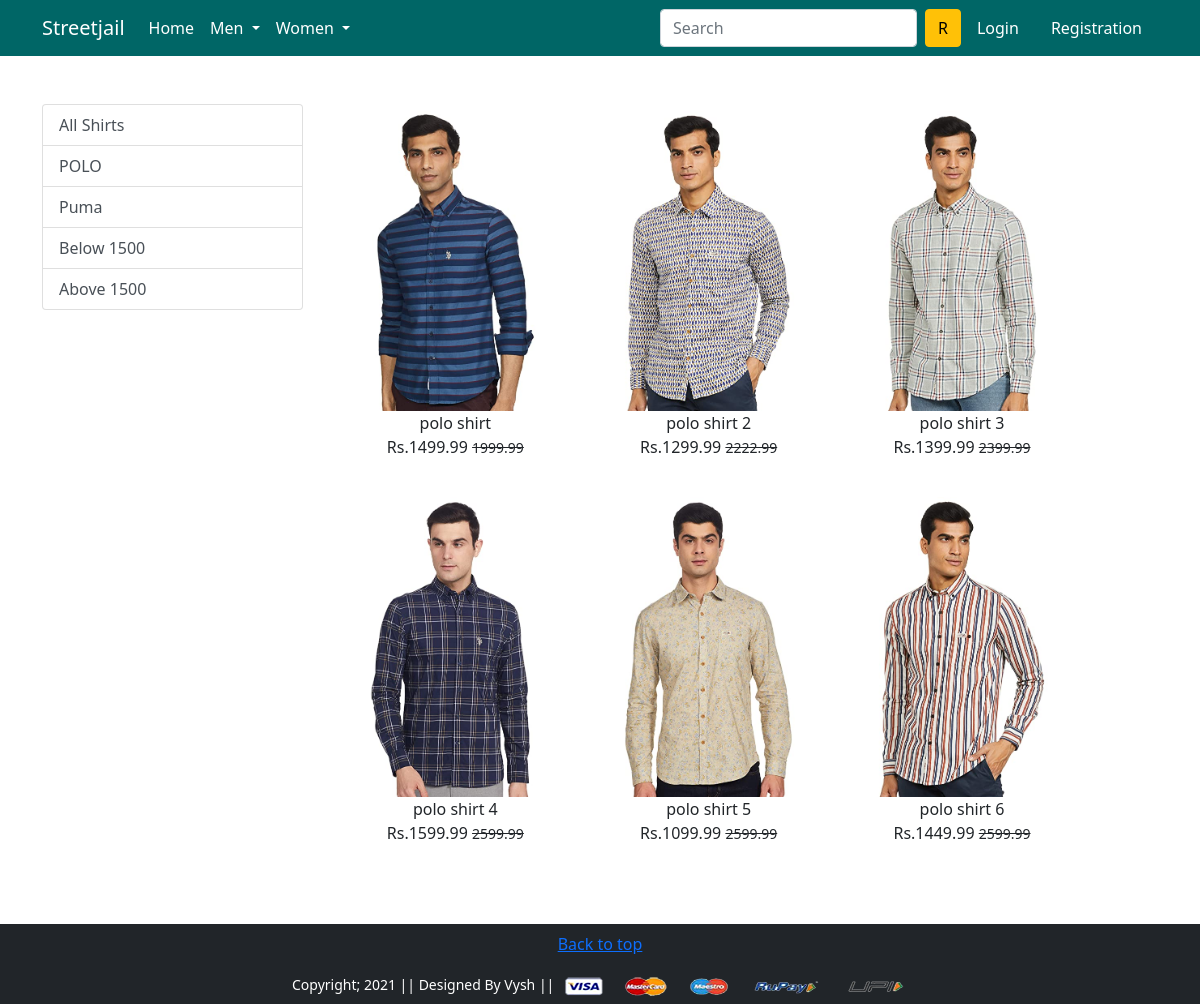
/shirt/, run on the app's committed database.
### app/models.py (models this page shows, shortened)
class Product(models.Model):
    title=models.CharField(max_length=100)
    selling_price=models.FloatField()
    discounted_price=models.FloatField()
    description=models.TextField()
    brand=models.CharField(max_length=100)
    category=models.CharField( choices=CATEGORY_CHOICES, max_length=2)
    product_image=models.ImageField(upload_to='productimg')

### app/views.py (the view)
# urls.py: path('shirt/', views.shirt, name='shirt'),
def shirt(request, data=None):
    if data==None:
        shirts=Product.objects.filter(category='S')
    elif data== 'Puma' or data=='POLO':
        shirts=Product.objects.filter(category='S').filter(brand=data)
    elif data== 'below':
        shirts=Product.objects.filter(category='S').filter(discounted_price__lt=1500)
    elif data== 'above':
        shirts=Product.objects.filter(category='S').filter(discounted_price__gt=1500)
    return render(request, 'app/shirt.html',{'shirts':shirts})

### app/templates/app/shirt.html (shortened to what this page needs)
{% extends 'app/base.html' %}
{% load static %}
{% block main-content %}
<div class="container my-5">
 <div class="row">
  <div class="col-sm-3">
      <div class='list-group'>
          <a href="{% url 'shirt' %}" class="list-group-item list-group-item-action" aria-current="true">All Shirts</a>
          <a href="{% url 'shirtdata' 'POLO' %}" class="list-group-item list-group-item-action" aria-current="true">POLO</a>
          <a href="{% url 'shirtdata' 'Puma' %}" class="list-group-item list-group-item-action" aria-current="true">Puma</a>
          <a href="{% url 'shirtdata' 'below' %}" class="list-group-item list-group-item-action" aria-current="true">Below 1500</a>
          <a href="{% url 'shirtdata' 'above' %}" class="list-group-item list-group-item-action" aria-current="true">Above 1500</a>
      </div>
  </div>
  <div class="col-sm-8">
      <div class="row">
          {% for product in shirts %}
          <div class="col-sm-4 text-center mb-4">
              <a href="{% url 'product-detail' product.id %}" class="btn">
                  <div class="item">
                      <img src="{{product.product_image.url}}" alt="" height="300" class="">
                      <div class="fw=bold">{{product.title}}</div>
                      <div class="fw=bold">Rs.{{product.discounted_price}}
                          <small class="fw-light text-decoration-line-through">{{product.selling_price}}</small></div>
                  </div>
                </a>
            </div>
          {% endfor %}
      </div>
  </div>
 </div>
</div>
{% endblock main-content %}

### data on the page
Product: product_image (picture), title "polo shirt", discounted_price "1499.99", selling_price "1999.99"
Product: product_image (picture), title "polo shirt 2", discounted_price "1299.99", selling_price "2222.99"
Product: product_image (picture), title "polo shirt 3", discounted_price "1399.99", selling_price "2399.99"
Product: product_image (picture), title "polo shirt 4", discounted_price "1599.99", selling_price "2599.99"
Product: product_image (picture), title "polo shirt 5", discounted_price "1099.99", selling_price "2599.99"
Product: product_image (picture), title "polo shirt 6", discounted_price "1449.99", selling_price "2599.99"
